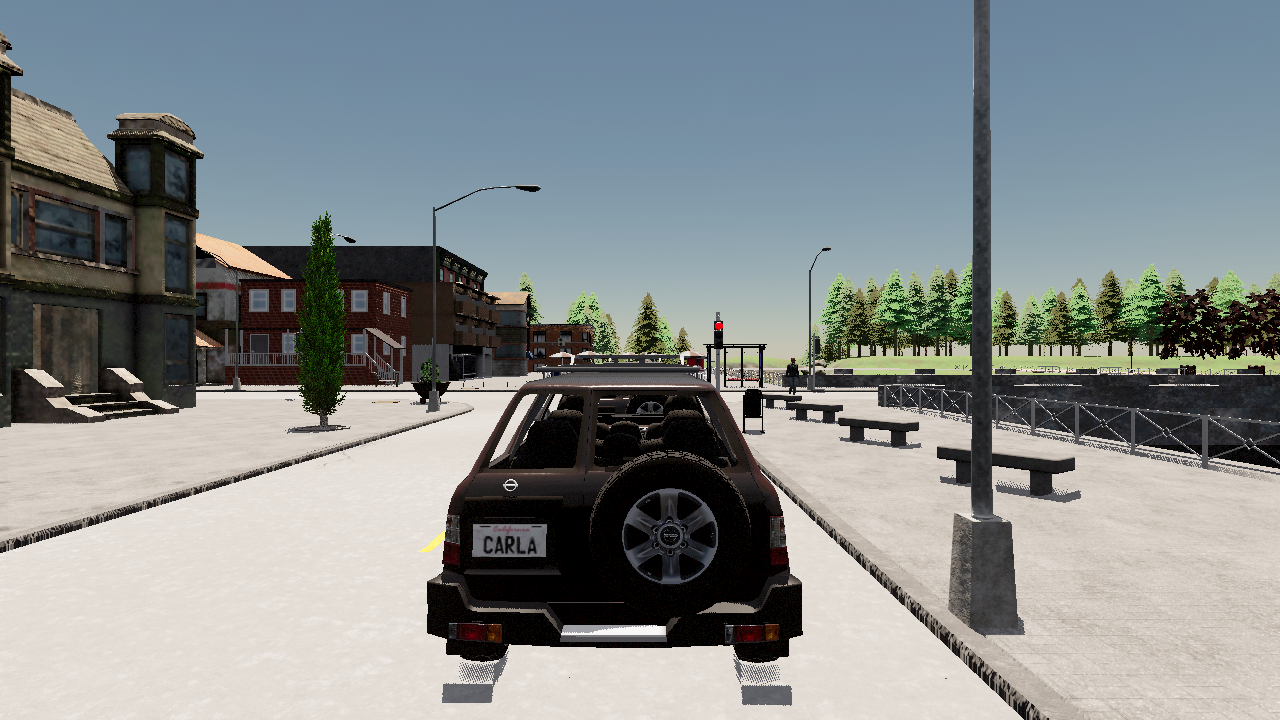
#> input picture report/images/t1_sp20.png, 1280 x 720 px, found by its file name
$ python process_lanes.py
#> lines starting #> are read from the running program, lines starting #| are printed output that depends on the picture; after the words box and inside, x2 and y2 are one past the last pixel; in counts of white or black regions, pixels touching at a corner belong together
import cv2, os, numpy as np

def process_image(img_path):
    img = cv2.imread(img_path)
#> img is the input picture: shape (720, 1280, 3); mean B, G, R 139.2, 138.6, 133.1
    if img is None: return

    # 1. Edge map from HSV (for painted lanes, specifically yellow and white)
    hsv = cv2.cvtColor(img, cv2.COLOR_BGR2HSV)
#> hsv: shape (720, 1280, 3); mean H, S, V 52.9, 47.9, 148.6
    lower_yellow = np.array([20, 80, 200])
    upper_yellow = np.array([40, 255, 255])
    lower_white = np.array([0, 0, 245])
    upper_white = np.array([180, 20, 255])
    mask_hsv = cv2.bitwise_or(cv2.inRange(hsv, lower_white, upper_white), cv2.inRange(hsv, lower_yellow, upper_yellow))
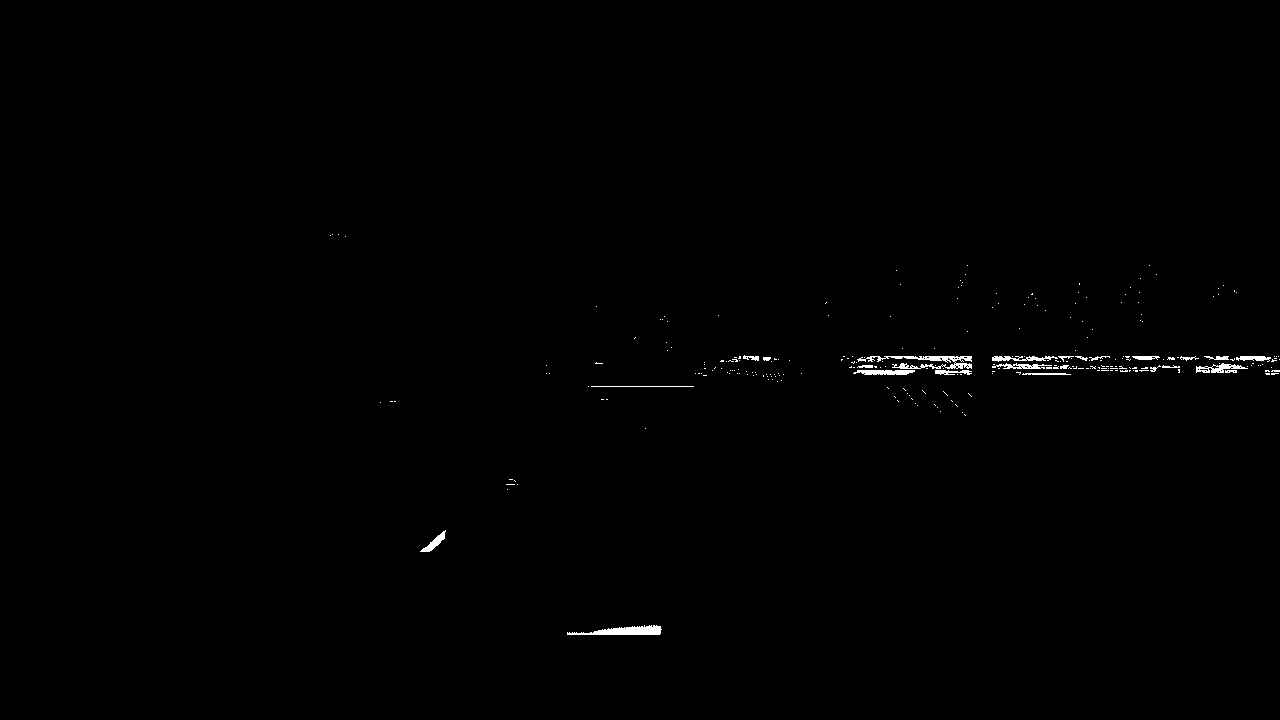
#> mask_hsv: shape (720, 1280); 0.42% white; 264 white regions (240 under 20 px), largest, box (x1, y1, x2, y2) and area: (857, 356, 972, 369) 640, (567, 625, 662, 635) 567, (853, 370, 915, 375) 256
    edges_hsv = cv2.Canny(mask_hsv, 50, 150)
#> edges_hsv: shape (720, 1280); 0.39% white in thin lines or dots, all inside (x1, y1, x2, y2) = (329, 233, 1280, 635)

    # 2. Edge map from Grayscale (for non-painted boundaries like the right curb)
    gray = cv2.cvtColor(img, cv2.COLOR_BGR2GRAY)
    blur = cv2.GaussianBlur(gray, (5, 5), 0)
    edges_gray = cv2.Canny(blur, 50, 150)
#> edges_gray: shape (720, 1280); 4.7% white in thin lines or dots

    # 3. Combine both edge maps
    combined_edges = cv2.bitwise_or(edges_hsv, edges_gray)
#> combined_edges: shape (720, 1280); 5% white in thin lines or dots

    # 4. Strict ROI masking to prevent catching sidewalk texture and ego vehicle hood
    height, width = combined_edges.shape
    roi_vertices = np.array([[(250, 650), (480, 480), (800, 480), (1050, 650)]], dtype=np.int32)
    roi_mask = np.zeros_like(combined_edges)
    cv2.fillPoly(roi_mask, roi_vertices, 255)
#> roi_mask: shape (720, 1280); 10.4% white; 1 white region, box (x1, y1, x2, y2) and area: (250, 480, 1051, 651) 96001
    masked_edges = cv2.bitwise_and(combined_edges, roi_mask)
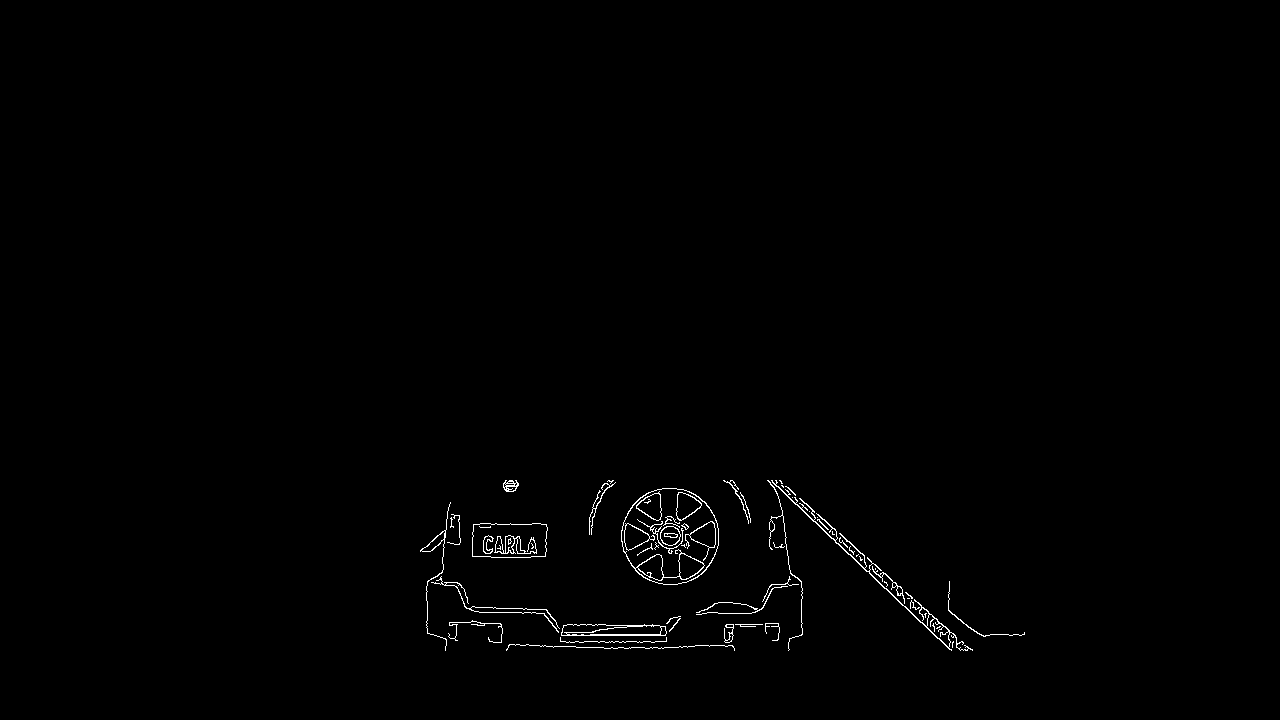
#> masked_edges: shape (720, 1280); 0.64% white in thin lines or dots, all inside (x1, y1, x2, y2) = (420, 480, 1025, 651)

    # 5. Hough Lines with slope filtering
    lines = cv2.HoughLinesP(masked_edges, rho=1, theta=np.pi/180, threshold=20, minLineLength=20, maxLineGap=150)
#> lines = 91 rows, first 6: [430, 634, 1024, 634], [840, 533, 968, 648], [434, 635, 1021, 635], [446, 643, 789, 649], [772, 482, 951, 649], [780, 480, 965, 647]

    line_img = np.zeros_like(img)
    if lines is not None:
        for line in lines:
            x1, y1, x2, y2 = line[0]
            if x1 != x2:
                slope = abs((y2 - y1) / (x2 - x1))
                # Reject horizontal edges (like the back of cars)
                if slope < 0.4:
                    continue
            cv2.line(line_img, (int(x1), int(y1)), (int(x2), int(y2)), (0, 0, 255), 6)
#> this loop made 91 passes
#> (x1, y1, x2, y2, slope) on passes 1 to 8: (430, 634, 1024, 634, 0), (840, 533, 968, 648, 0.898), (434, 635, 1021, 635, 0), (446, 643, 789, 649, 0.0175), (772, 482, 951, 649, 0.933), (780, 480, 965, 647, 0.903), (768, 480, 949, 649, 0.934), (776, 480, 952, 645, 0.938)
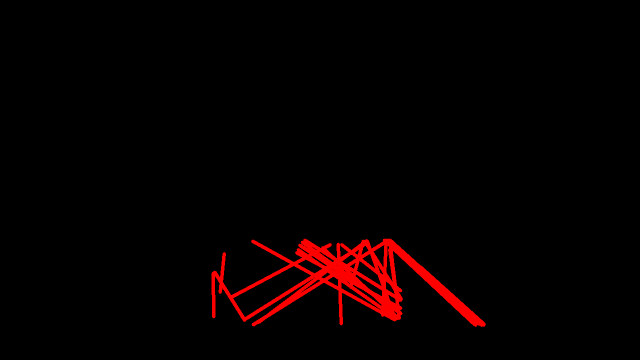
#> line_img: shape (720, 1280, 3) (shown at 1/2 size); mean of channels 0, 1, 2 0, 0, 7.3; drawn as B, G, R

    result = cv2.addWeighted(img, 0.8, line_img, 1.0, 0)
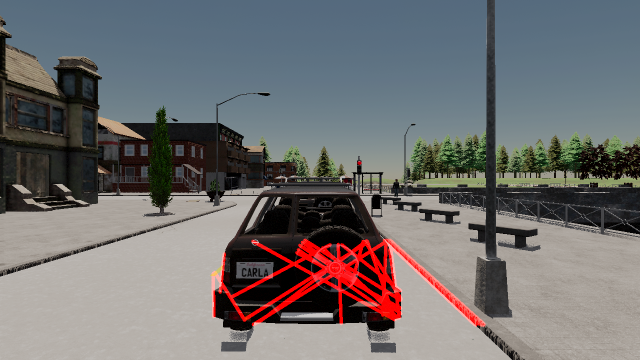
#> result: shape (720, 1280, 3) (shown at 1/2 size); mean B, G, R 111.4, 110.8, 112.5

    name, ext = os.path.splitext(img_path)
    cv2.imwrite(f"{name}_lane{ext}", result)

for f in ['t1_sp20.png', 't1_sp30.png', 't2_sp20.png', 't3_sp20.png', 't5_sp1.png', 't5_sp20.png']:
    process_image(f'/mnt/storage/pylot/report/images/{f}')
#> pass 2 of the loop `for f in ['t1_sp20.png', 't1_sp30.png', 't2_sp20.png', 't3_sp20.png', ..`:
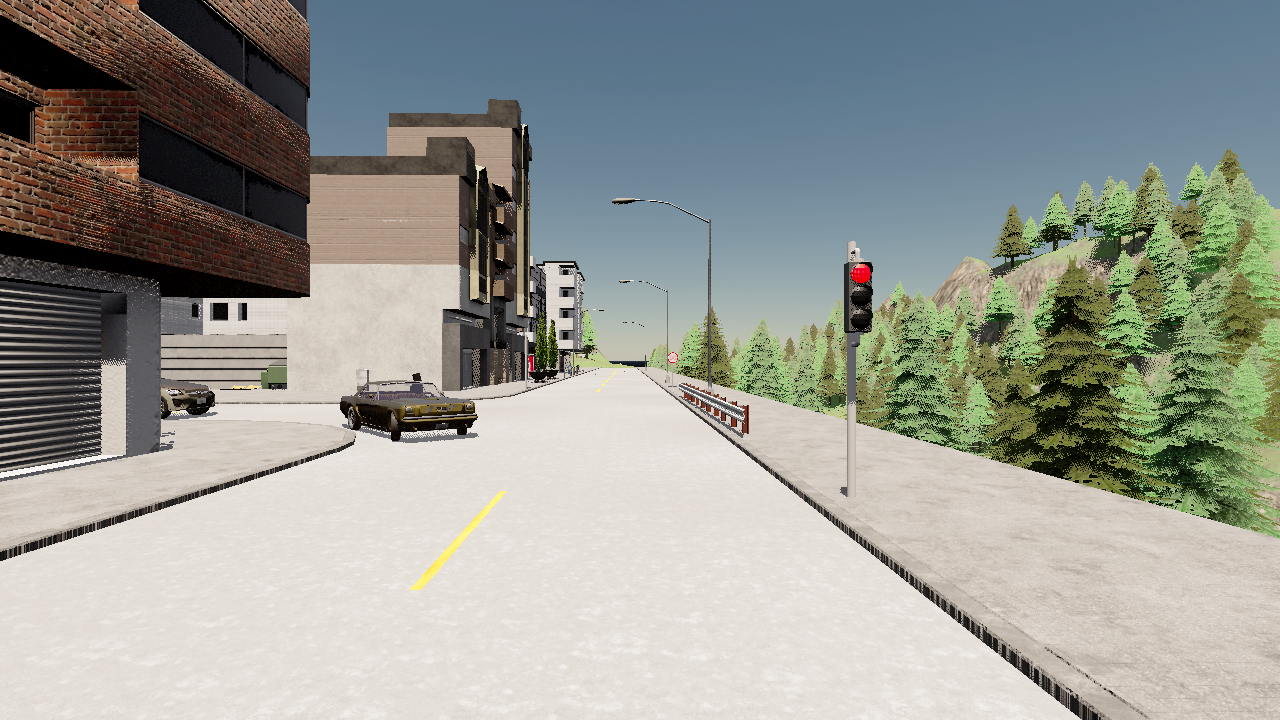
#> input picture report/images/t1_sp30.png, 1280 x 720 px, found by its file name
#> in process_image, img is the input picture: shape (720, 1280, 3); mean B, G, R 147.3, 154, 151.7
#> in process_image (call 2), `mask_hsv = cv2.bitwise_or(cv2.inRange(hsv, lower_white, upper_white), ..`:
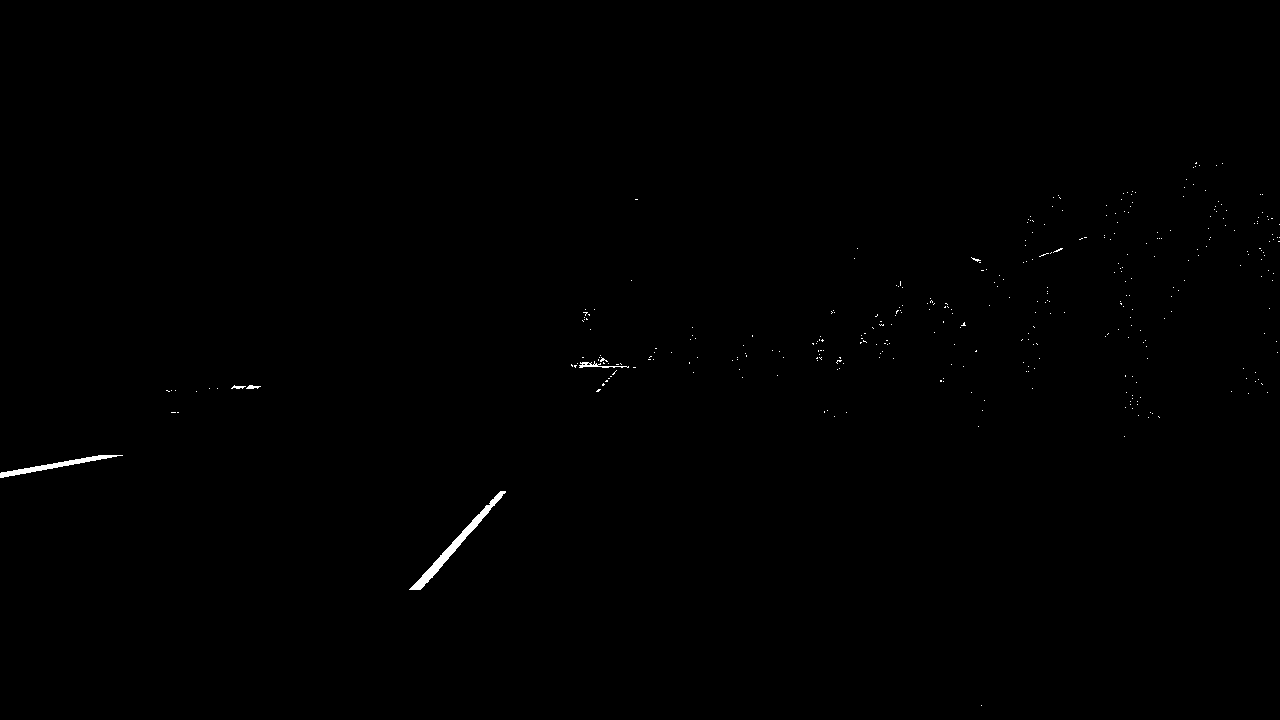
#> mask_hsv: shape (720, 1280); 0.25% white; 351 white regions (346 under 20 px), largest, box (x1, y1, x2, y2) and area: (409, 491, 506, 590) 963, (0, 455, 123, 478) 566, (579, 361, 629, 368) 119, (246, 385, 261, 389) 38, (231, 385, 246, 389) 33
#> lines = 15 rows, first 6: [779, 481, 993, 649], [787, 480, 1012, 650], [421, 589, 505, 492], [785, 480, 1011, 650], [829, 521, 994, 650], [409, 589, 490, 500]
#> the loop in process_image (call 2), `for line in lines:` made 15 passes
#> (x1, y1, x2, y2, slope) on passes 1 to 4: (779, 481, 993, 649, 0.785), (787, 480, 1012, 650, 0.756), (421, 589, 505, 492, 1.15), (785, 480, 1011, 650, 0.752)
#> in process_image (call 2), `result = cv2.addWeighted(img, 0.8, line_img, 1.0, 0)`:
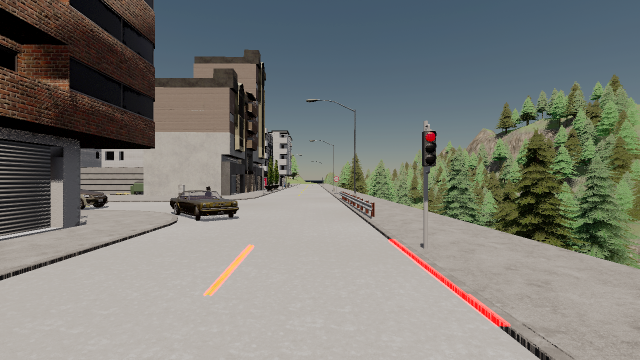
#> result: shape (720, 1280, 3) (shown at 1/2 size); mean B, G, R 117.8, 123.2, 122.2
#> pass 3 of the loop `for f in ['t1_sp20.png', 't1_sp30.png', 't2_sp20.png', 't3_sp20.png', ..`:
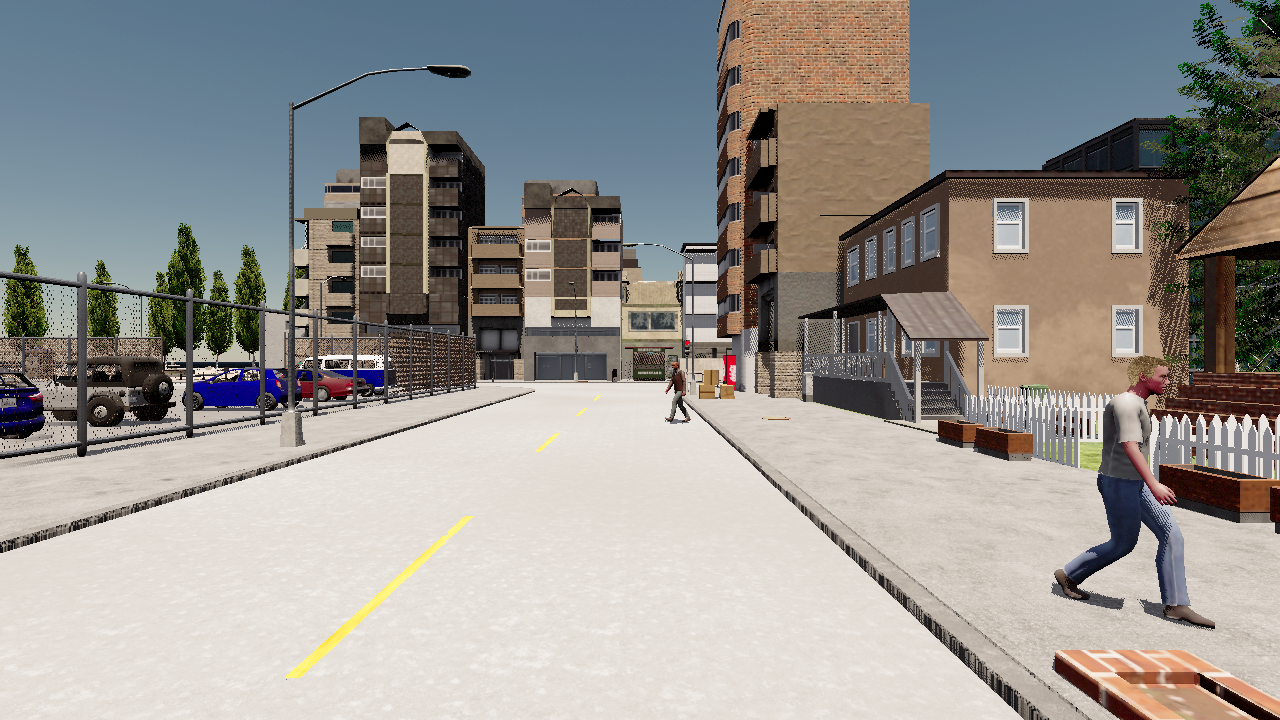
#> input picture report/images/t2_sp20.png, 1280 x 720 px, found by its file name
#> in process_image, img is the input picture: shape (720, 1280, 3); mean B, G, R 144.6, 148.4, 150.9
#> in process_image (call 3), `mask_hsv = cv2.bitwise_or(cv2.inRange(hsv, lower_white, upper_white), ..`:
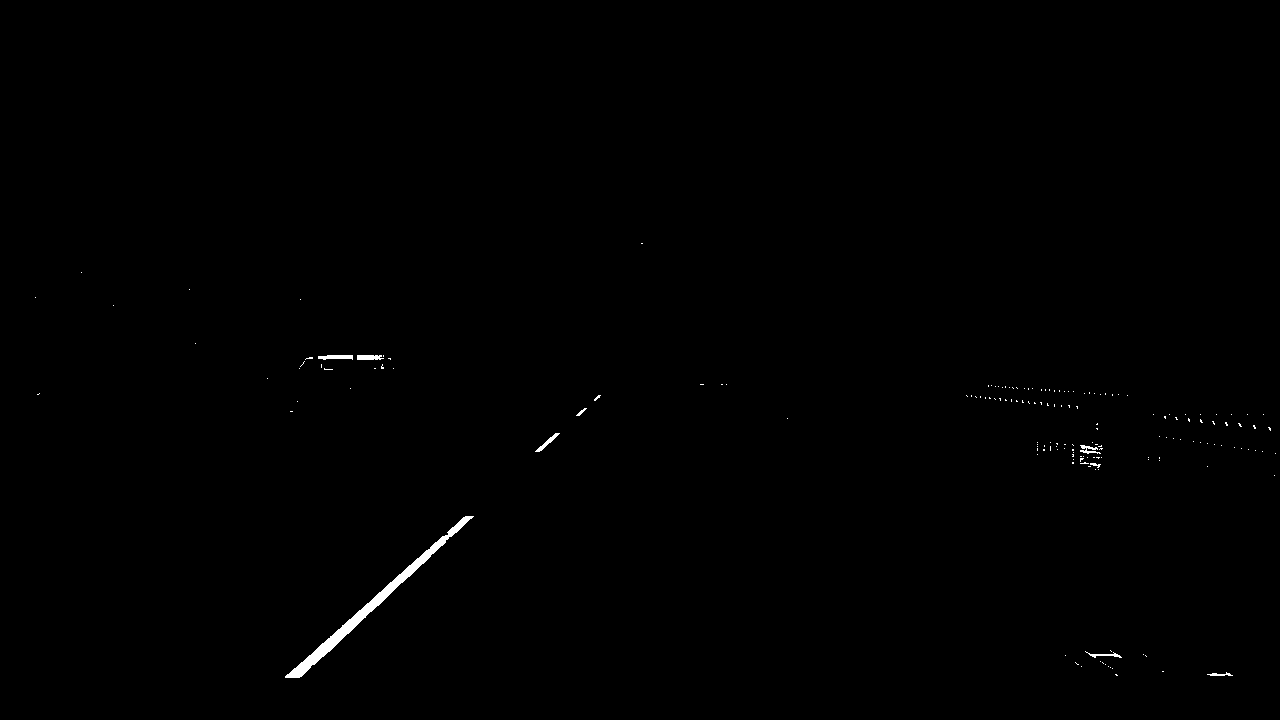
#> mask_hsv: shape (720, 1280); 0.34% white; 173 white regions (164 under 20 px), largest, box (x1, y1, x2, y2) and area: (285, 516, 474, 678) 2069, (318, 355, 353, 360) 135, (357, 355, 384, 360) 120
#> lines = 21 rows, first 6: [767, 480, 950, 650], [773, 480, 969, 650], [792, 480, 992, 641], [315, 650, 464, 516], [334, 646, 472, 517], [314, 650, 425, 550]
#> the loop in process_image (call 3), `for line in lines:` made 21 passes
#> (x1, y1, x2, y2, slope) on passes 1 to 4: (767, 480, 950, 650, 0.929), (773, 480, 969, 650, 0.867), (792, 480, 992, 641, 0.805), (315, 650, 464, 516, 0.899)
#> in process_image (call 3), `result = cv2.addWeighted(img, 0.8, line_img, 1.0, 0)`:
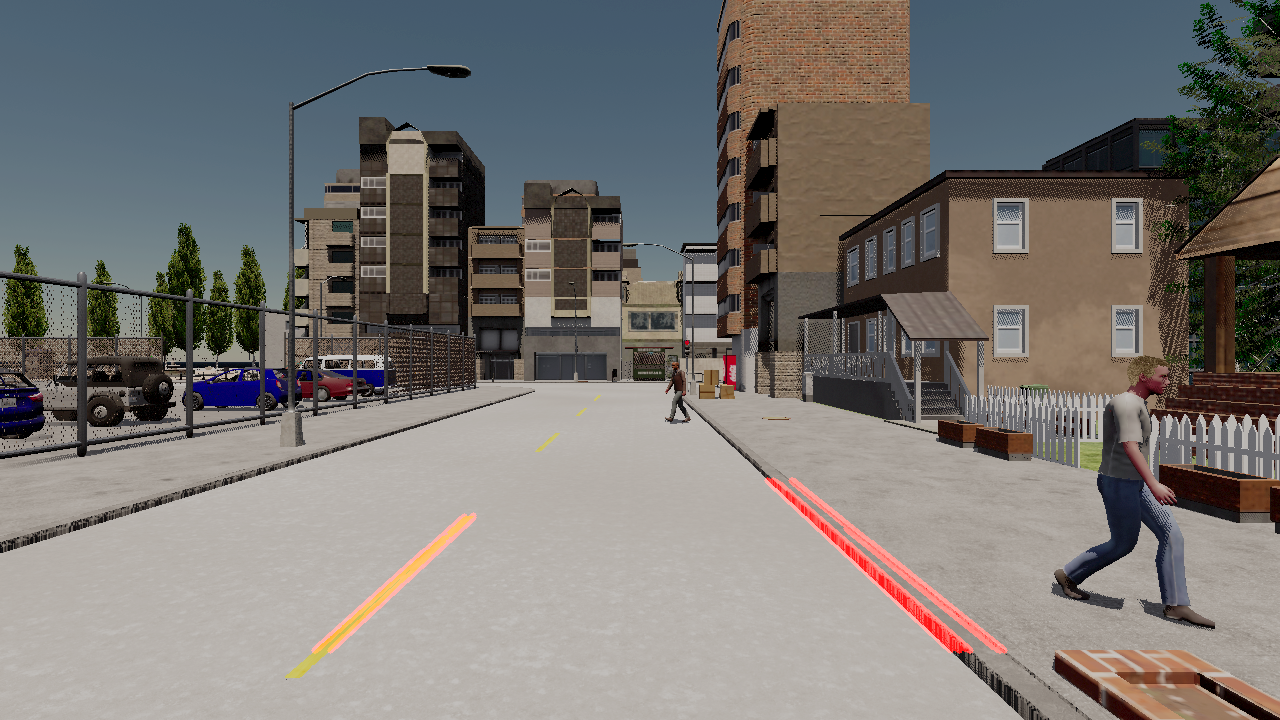
#> result: shape (720, 1280, 3); mean B, G, R 115.6, 118.7, 121.9
#> the loop made 6 passes; the first 3 are shown
